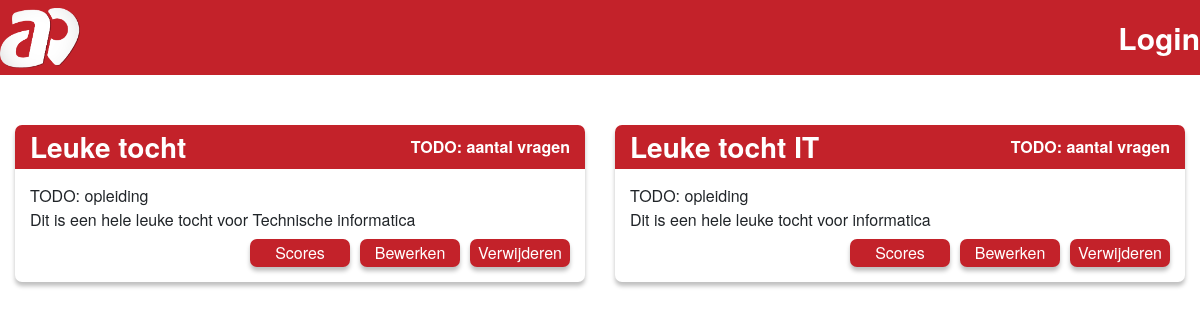
Before: / with the older database file.
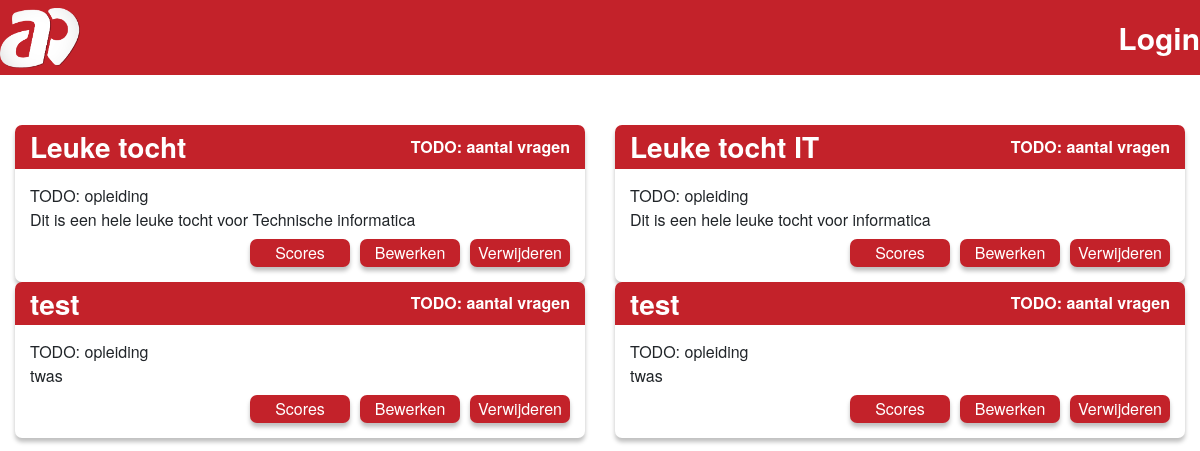
After: the same page with the newer database file.
### tables this page shows
CREATE TABLE `route` (
  `routeId` int(11) NOT NULL,
  `routeName` varchar(50) NOT NULL,
  `description` text NOT NULL,
  `courseId` int(11) NOT NULL,
  `picture` blob NOT NULL
);

### dataaccess/routeData.php (called while the page is built)
<?php
    function getAllRoutes() {
        include("databaseconnection.php");
        $allRoutesQuery = "SELECT * FROM `route`";
        $stm = $con->prepare($allRoutesQuery);
        if ($stm->execute()) {
            $allRoutes = $stm->fetchAll(PDO::FETCH_OBJ);
        }
        return $allRoutes;
    }
?>

### index.php (the view, shortened to what this page needs)
<?php
include("./dataaccess/databaseconnection.php");
include("./dataaccess/routeData.php")
?>
<!DOCTYPE html>
<html lang="en">
<head>
    <link rel="stylesheet" href="https://cdn.jsdelivr.net/npm/bootstrap@4.0.0/dist/css/bootstrap.min.css">
    <link rel="stylesheet" href="style/style.css">
</head>
<body>
    <?php include("templates/header.php"); ?>
    <main>
        <div class="wrap row">
        <?php
            foreach (getAllRoutes() as $route) { ?>
                <div class="item col-12 col-lg-6">
                    <div class="itemWrap">
                        <div class="itemHeader">
                            <h3><?php echo $route->routeName; ?></h3>
                            <p><?php echo "TODO: aantal vragen" ?></p>
                        </div>
                        <div class="itemContent">
                            <p><?php echo "TODO: opleiding" ?></p>
                            <p><?php echo $route->description ?> </p>
                            <div class="buttonWrap">
                                <a href="/" class="button">Scores</a>
                                <a href="/" class="button">Bewerken</a>
                                <a href="/" class="button">Verwijderen</a>
                            </div>
                        </div>
                    </div>
                </div>
        <?php }?>
        </div>
    </main>
</body>
</html>

### templates/header.php
<header>
    <div class="wrap">
        <img src="img/Logo.png" alt="Logo">
        <ul>
          <li>Login</li>
        </ul>
    </div>
</header>

### style/style.css (style rules this page uses)
* { margin: 0px; padding: 0px; }
body { font-family: "Helvetica Neue",Helvetica,Arial; }
h1,h2,h3,h4,h5,h6,p,ul { margin: 0px; padding: 0px; }
h1,h2,h3 { color: #fff; font-weight: bold; }
.wrap { max-width: 1200px; margin: 0 auto; }
.button { width: 100px; text-align: center; color: #fff; background-color: #C3222A; border-radius: 7px; box-shadow: 0px 4px 4px rgba(0, 0, 0, 0.25); padding: 2px 0px; }
header { background-color: #C3222A; margin-bottom: 50px; }
header .wrap { display: flex; justify-content: space-between; align-items: center; height: 75px; }
header .wrap img { height: 60px; width: auto; }
header .wrap ul { list-style: none; }
header .wrap ul li { font-size: 30px; color: #fff; font-weight: bold; }
.itemWrap { box-shadow: 0px 4px 4px rgba(0, 0, 0, 0.25); border-radius: 7px; }
.itemWrap .itemHeader { border-radius: 7px 7px 0px 0px; padding: 5px 15px; background-color: #C3222A; color: #fff; font-weight: bold; display: flex; justify-content: space-between; align-items: center; }
.itemWrap .itemContent { padding: 15px; padding-bottom: 50px; position: relative; }
.itemWrap .itemContent .buttonWrap { position: absolute; bottom: 15px; right: 15px; display: flex; justify-content: space-between; }
.itemWrap .itemContent .buttonWrap .button { margin-left: 10px; }

Changed rows visible on the page:
added route: routeName "test", description "twas"
added route: routeName "test", description "twas"
